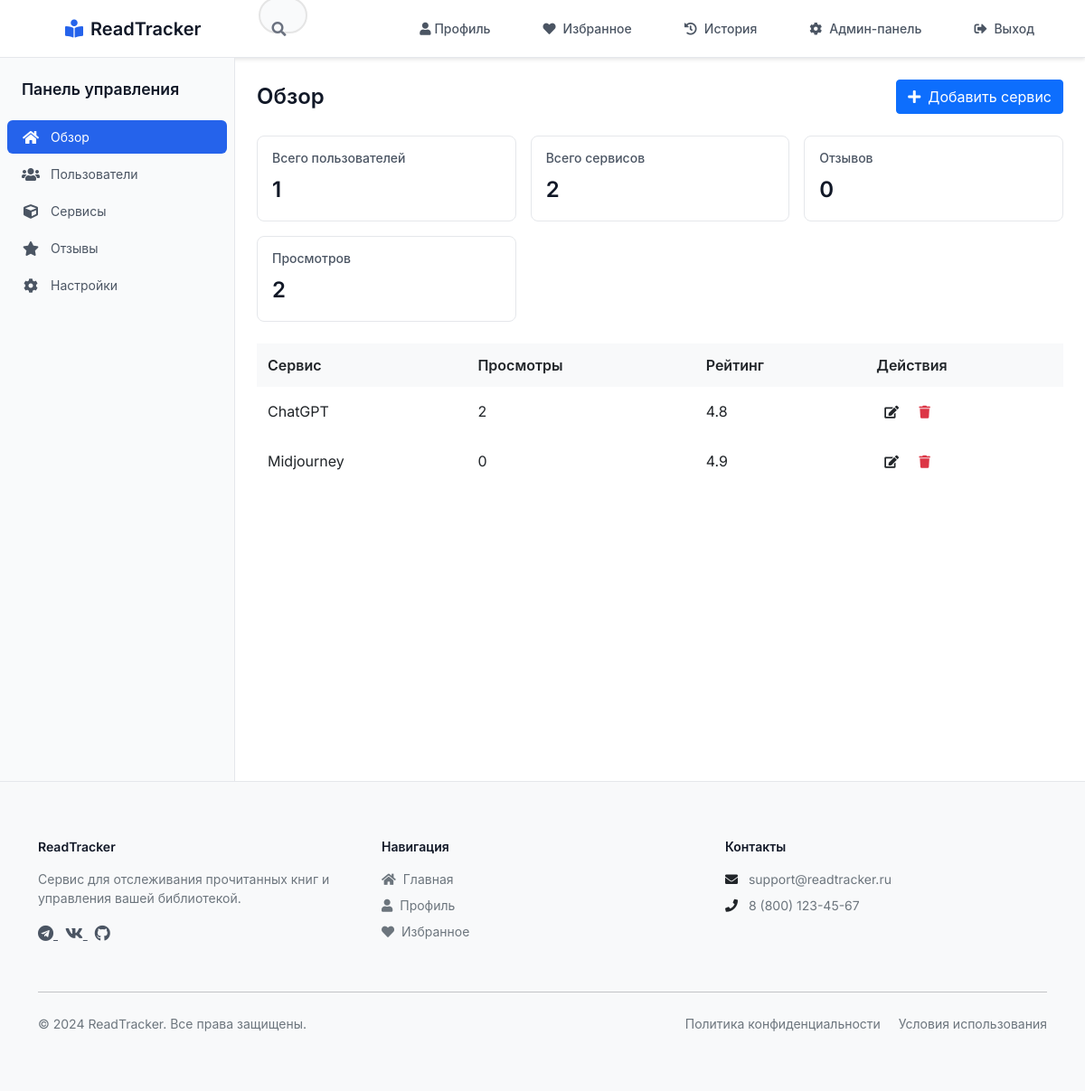
Page /admin (signed in) on the earlier database version.
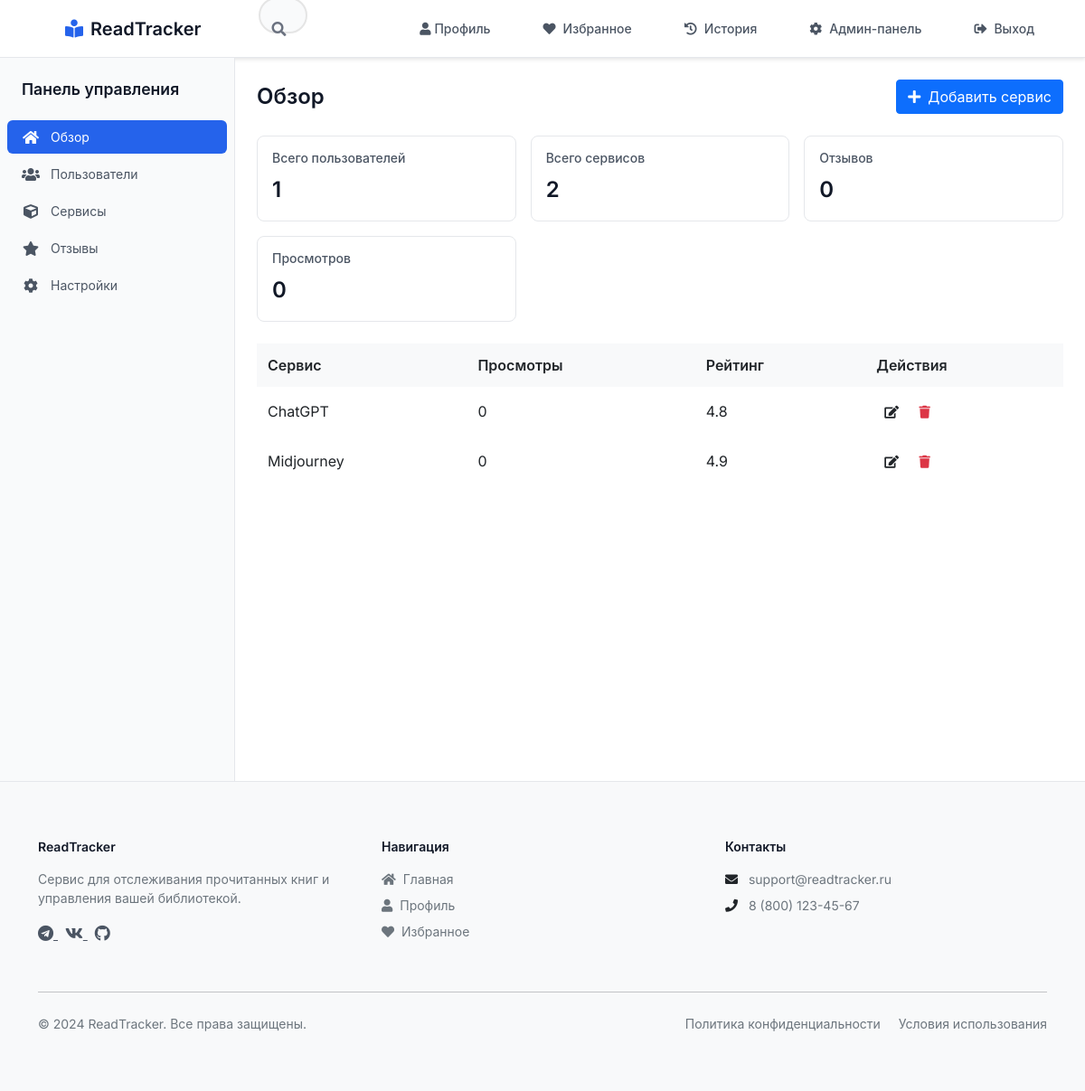
Same page on the later database version.
### app.py (models this page shows)
class Service(db.Model):
    id = db.Column(db.Integer, primary_key=True)
    title = db.Column(db.String(100), nullable=False)
    description = db.Column(db.Text, nullable=False)
    category = db.Column(db.String(50), nullable=False)
    subcategory = db.Column(db.String(50))
    tags = db.Column(db.String(200))  # Store tags as comma-separated string
    detailed_description = db.Column(db.Text)
    pricing_type = db.Column(db.String(20))  # 'free', 'paid', 'freemium'
    pricing = db.Column(db.Text)
    link = db.Column(db.String(200))
    rating = db.Column(db.Float, default=0.0)
    created_at = db.Column(db.DateTime, default=db.func.current_timestamp())
    favorites = db.relationship('Favorite', backref='service', lazy=True)
    views = db.relationship('ViewHistory', backref='service', lazy=True)
    reviews = db.relationship('Review', backref='service', lazy=True)

### app.py (the view)
@app.route('/admin')
@login_required
@admin_required
def admin_dashboard():
    users = User.query.all()
    services = Service.query.all()
    reviews = Review.query.all()
    views = ViewHistory.query.all()
    return render_template('admin/dashboard.html',
                         users_count=len(users),
                         services_count=len(services),
                         reviews_count=len(reviews),
                         views_count=len(views),
                         services=services)

### app.py (called while the page is built)
@login_manager.user_loader
def load_user(user_id):
    return User.query.get(int(user_id))

def admin_required(f):
    @wraps(f)
    def decorated_function(*args, **kwargs):
        if not current_user.is_authenticated or current_user.role != 'admin':
            flash('Доступ запрещен. Требуются права администратора.')
            return redirect(url_for('index'))
        return f(*args, **kwargs)
    return decorated_function

@app.context_processor
def utility_processor():
    return {
        'current_app': current_app
    }

### templates/admin/dashboard.html
{% extends "admin/base.html" %}
{% block admin_content %}
<div class="admin-header">
    <h1>Обзор</h1>
    <div class="admin-header-actions">
        <button class="btn btn-primary">
            <i class="fas fa-plus me-2"></i>Добавить сервис
        </button>
    </div>
</div>
<div class="admin-stats">
    <div class="admin-stat-card">
        <h3>Всего пользователей</h3>
        <div class="admin-stat-value">{{ users_count }}</div>
    </div>
    <div class="admin-stat-card">
        <h3>Всего сервисов</h3>
        <div class="admin-stat-value">{{ services_count }}</div>
    </div>
    <div class="admin-stat-card">
        <h3>Отзывов</h3>
        <div class="admin-stat-value">{{ reviews_count }}</div>
    </div>
    <div class="admin-stat-card">
        <h3>Просмотров</h3>
        <div class="admin-stat-value">{{ views_count }}</div>
    </div>
</div>
<div class="admin-table">
    <table>
        <thead>
            <tr>
                <th>Сервис</th>
                <th>Просмотры</th>
                <th>Рейтинг</th>
                <th>Действия</th>
            </tr>
        </thead>
        <tbody>
            {% for service in services %}
            <tr>
                <td>{{ service.title }}</td>
                <td>{{ service.views|length }}</td>
                <td>{{ "%.1f"|format(service.rating) }}</td>
                <td>
                    <button class="btn btn-sm btn-outline">
                        <i class="fas fa-edit"></i>
                    </button>
                    <button class="btn btn-sm btn-outline text-danger">
                        <i class="fas fa-trash"></i>
                    </button>
                </td>
            </tr>
            {% endfor %}
        </tbody>
    </table>
</div>
{% endblock %}

Differences in the rows shown:
changed Service "ChatGPT": views|length "2" → "0"
Other differences:
{{ views_count }}: "2" → "0"
